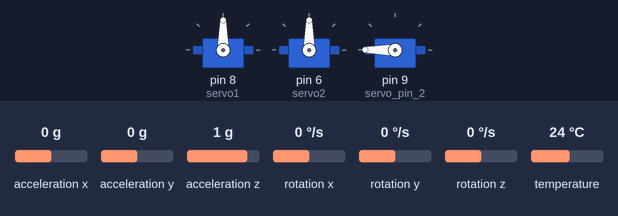
Bench run of a sketch on a simulated Arduino Uno, built with avr-gcc and run on an emulated ATmega328P. On the bench: 3 × servo. The test bench sets the inputs (shaded band); at power-on: acceleration z 1 g, acceleration x 0 g, acceleration y 0 g, rotation x 0 °/s, rotation y 0 °/s, rotation z 0 °/s, temperature 24 °C. What the sketch prints to the serial monitor is not drawn. At 4.4 s the program stops and its outputs stay as they are.

Above: at 1.9 s.
2.0 s: acceleration z set to 0 g
At 2.6 s:
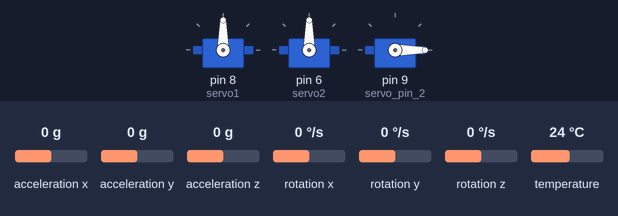
Timing chart, 0 to 5.0 s (numbered marks = the images above; inputs shaded):
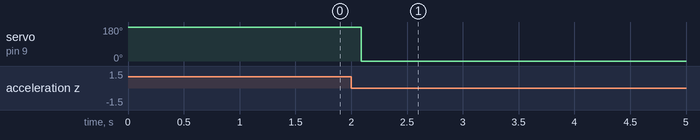

The sketch:

Vector2_0.ino
```cpp
/*
  made by Nebula Technology
*/

#include <Adafruit_MPU6050.h>
#include <Adafruit_Sensor.h>
#include <Wire.h>
#include <I2Cdev.h>
#include <Servo.h>
#include <MPU6050.h>
#include <Math.h>


Adafruit_MPU6050 mpu;  //SCL--5
                       //SDA--4
                       //3.3V供电
MPU6050 accelgyro;
int x = 0;
int y = 0;
int z = 0;

unsigned long now, lastTime = 0;
float dt;                                   //微分时间

int16_t ax, ay, az, gx, gy, gz;             //加速度计陀螺仪原始数据
float aax=0, aay=0,aaz=0, agx=0, agy=0, agz=0;    //角度变量
long axo = 0, ayo = 0, azo = 0;             //加速度计偏移量
long gxo = 0, gyo = 0, gzo = 0;             //陀螺仪偏移量

float pi = 3.1415926;
float AcceRatio = 16384.0;                  //加速度计比例系数
float GyroRatio = 131.0;                    //陀螺仪比例系数

uint8_t n_sample = 8;                       //加速度计滤波算法采样个数
float aaxs[8] = {0}, aays[8] = {0}, aazs[8] = {0};         //x,y轴采样队列
long aax_sum, aay_sum,aaz_sum;                      //x,y轴采样和

float a_x[10]={0}, a_y[10]={0},a_z[10]={0} ,g_x[10]={0} ,g_y[10]={0},g_z[10]={0}; //加速度计协方差计算队列
float Px=1, Rx, Kx, Sx, Vx, Qx;             //x轴卡尔曼变量
float Py=1, Ry, Ky, Sy, Vy, Qy;             //y轴卡尔曼变量
float Pz=1, Rz, Kz, Sz, Vz, Qz;             //z轴卡尔曼变量

Servo servo1;
Servo servo2;
Servo servo_pin_2;
//Servo servo3;
//Servo servo4;

int value  = 0;

void setup() {
  Serial.begin(115200);
  //Wire.begin();

  // 初始化
  if (!mpu.begin()) {
    Serial.println("Failed to find MPU6050 chip");
    while (1) {
      delay(10);
    }
  }
  accelgyro.initialize();
  Serial.println("MPU6050 Found!");

  // 将加速度计范围设置为 +-8G
  mpu.setAccelerometerRange(MPU6050_RANGE_8_G);

  // 将陀螺仪范围设置为 +- 500 度/秒
  mpu.setGyroRange(MPU6050_RANGE_500_DEG);

  // 将滤波器带宽设置为 21 Hz
  mpu.setFilterBandwidth(MPU6050_BAND_21_HZ);

  unsigned short times = 200;             //采样次数
    for(int i=0;i<times;i++)
    {
        accelgyro.getMotion6(&ax, &ay, &az, &gx, &gy, &gz); //读取六轴原始数值
        axo += ax; ayo += ay; azo += az;      //采样和
        gxo += gx; gyo += gy; gzo += gz;

    }

    axo /= times; ayo /= times; azo /= times; //计算加速度计偏移
    gxo /= times; gyo /= times; gzo /= times; //计算陀螺仪偏移

  //delay(100);
  servo1.attach(8);
  servo2.attach(6);
  //servo3.attach(6);
  //servo4.attach(5);
  servo_pin_2.attach(9);

  servo1.write(90);
  servo2.write(90);
  //servo3.write(0);
  //servo4.write(0);
  servo_pin_2.write( 180 );
  Serial.println("Everything is OK");
}

void loop() {
  /* 使用读数获取新的传感器事件 */
  sensors_event_t a, g, temp;
  mpu.getEvent(&a, &g, &temp);

  x = a.acceleration.x;
  y = a.acceleration.y;
  z = a.acceleration.z;

//Serial.print(x);Serial.print(" ");Serial.println(y);Serial.print(" ");

if (x < 10 && x > 0 && y < 4 && y > -4  && y != 0){
  Serial.println("up");
   value = map(x,  0, 10, 0, 180);
   servo1.write(90+value);
   Serial.print(90+value);
   delay(0);
  }
else if (x > -10 && x < 0 && y < 4 && y > -4  && y != 0){   //2
  Serial.println("down");
  value = map(x,  -10, 0, 180, 0);
  servo1.write(90-value);
  Serial.print(90-value);
  delay(0);
  }

if (y < 10 && y > 0 && x < 4 && x > -4 && x != 0){      //3
  Serial.println("Right");
  value = map(y,  0, 10, 0, 180);
  servo2.write(90-value);
  Serial.print(90-value);
  delay(0);
  }
else if (y > -10 && y < 0  && x < 4 && x > -4  && x != 0){
  Serial.println("left");
  value = map(y,  -10, 0, 180, 0);
  servo2.write(90+value);
  Serial.print(90+value);
  delay(0);
  }

if (x == 0 && y == 0){
  servo1.write(90);
  servo2.write(90);
  }

  unsigned long now = millis();             //当前时间(ms)
    dt = (now - lastTime) / 1000.0;           //微分时间(s)
    lastTime = now;                           //上一次采样时间(ms)

    accelgyro.getMotion6(&ax, &ay, &az, &gx, &gy, &gz); //读取六轴原始数值

    float accx = ax / AcceRatio;              //x轴加速度
    float accy = ay / AcceRatio;              //y轴加速度
    float accz = az / AcceRatio;              //z轴加速度

    aax = atan(accy / accz) * (-180) / pi;    //y轴对于z轴的夹角
    aay = atan(accx / accz) * 180 / pi;       //x轴对于z轴的夹角
    aaz = atan(accz / accy) * 180 / pi;       //z轴对于y轴的夹角

    aax_sum = 0;                              // 对于加速度计原始数据的滑动加权滤波算法
    aay_sum = 0;
    aaz_sum = 0;

    for(int i=1;i<n_sample;i++)
    {
        aaxs[i-1] = aaxs[i];
        aax_sum += aaxs[i] * i;
        aays[i-1] = aays[i];
        aay_sum += aays[i] * i;
        aazs[i-1] = aazs[i];
        aaz_sum += aazs[i] * i;

    }

    aaxs[n_sample-1] = aax;
    aax_sum += aax * n_sample;
    aax = (aax_sum / (11*n_sample/2.0)) * 9 / 7.0; //角度调幅至0-90°
    aays[n_sample-1] = aay;                        //此处应用实验法取得合适的系数
    aay_sum += aay * n_sample;                     //本例系数为9/7
    aay = (aay_sum / (11*n_sample/2.0)) * 9 / 7.0;
    aazs[n_sample-1] = aaz;
    aaz_sum += aaz * n_sample;
    aaz = (aaz_sum / (11*n_sample/2.0)) * 9 / 7.0;

    float gyrox = - (gx-gxo) / GyroRatio * dt; //x轴角速度
    float gyroy = - (gy-gyo) / GyroRatio * dt; //y轴角速度
    float gyroz = - (gz-gzo) / GyroRatio * dt; //z轴角速度
    agx += gyrox;                             //x轴角速度积分
    agy += gyroy;                             //x轴角速度积分
    agz += gyroz;

    /* kalman start */
    Sx = 0; Rx = 0;
    Sy = 0; Ry = 0;
    Sz = 0; Rz = 0;

    for(int i=1;i<10;i++)
    {                 //算测量值的平均值
        a_x[i-1] = a_x[i];                      //加速度平均值
        Sx += a_x[i];
        a_y[i-1] = a_y[i];
        Sy += a_y[i];
        a_z[i-1] = a_z[i];
        Sz += a_z[i];

    }

    a_x[9] = aax;
    Sx += aax;
    Sx /= 10;                                 //x轴加速度平均值
    a_y[9] = aay;
    Sy += aay;
    Sy /= 10;                                 //y轴加速度平均值
    a_z[9] = aaz;
    Sz += aaz;
    Sz /= 10;

    for(int i=0;i<10;i++)
    {
        Rx += sq(a_x[i] - Sx);
        Ry += sq(a_y[i] - Sy);
        Rz += sq(a_z[i] - Sz);

    }

    Rx = Rx / 9;                              //得到方差
    Ry = Ry / 9;
    Rz = Rz / 9;

    Px = Px + 0.0025;
    Kx = Px / (Px + Rx);                      //计算卡尔曼增益
    agx = agx + Kx * (aax - agx);             //陀螺仪角度与加速度计速度叠加
    Px = (1 - Kx) * Px;                       //更新p值

    Py = Py + 0.0025;
    Ky = Py / (Py + Ry);
    agy = agy + Ky * (aay - agy);
    Py = (1 - Ky) * Py;

    Pz = Pz + 0.0025;
    Kz = Pz / (Pz + Rz);
    agz = agz + Kz * (aaz - agz);
    Pz = (1 - Kz) * Pz;


    if(agx>70)//开伞角度
  {
    digitalWrite(8,1);
    servo_pin_2.write( 0 );
    delay(2000);


Serial.print("开伞");
while(1)
 {
  }
    }
  else
  {
     digitalWrite(8,1);
  }
  if(agy>70)//开伞角度
  {
    digitalWrite(8,1);
    servo_pin_2.write( 0 );
    delay(2000);


Serial.print("开伞");
while(1)
{
  }
    }
  else
  {
     digitalWrite(8,1);
  }

  if(agy<-70)//开伞角度
  {
    digitalWrite(8,1);
    servo_pin_2.write( 0 );
    delay(2000);


Serial.print("开伞");
while(1)
{
  }
    }
  else
  {
     digitalWrite(8,1);
  }

  if(agx<-70)//开伞角度
  {
    digitalWrite(8,1);
    servo_pin_2.write( 0 );
    delay(2000);


Serial.print("开伞");
while(1)
{
  }
    }
  else
  {
     digitalWrite(8,1);
  }


    //Serial.print(agx);Serial.print(",");
    //Serial.print(agy);Serial.print(",");
    //Serial.print(agz);Serial.println();
}
```

Measured:
- after the input at 2.0 s, servo on pin 9 (servo_pin_2): 180° → 0° after 0.09 s
